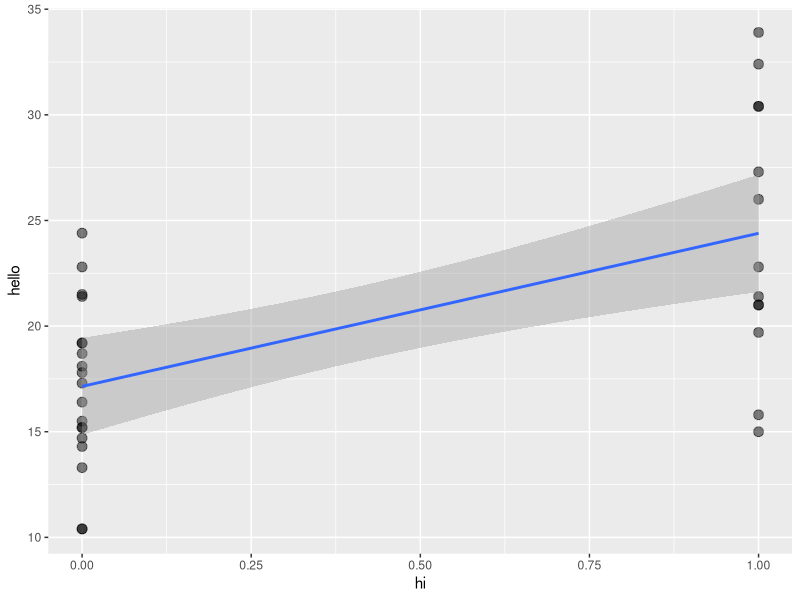
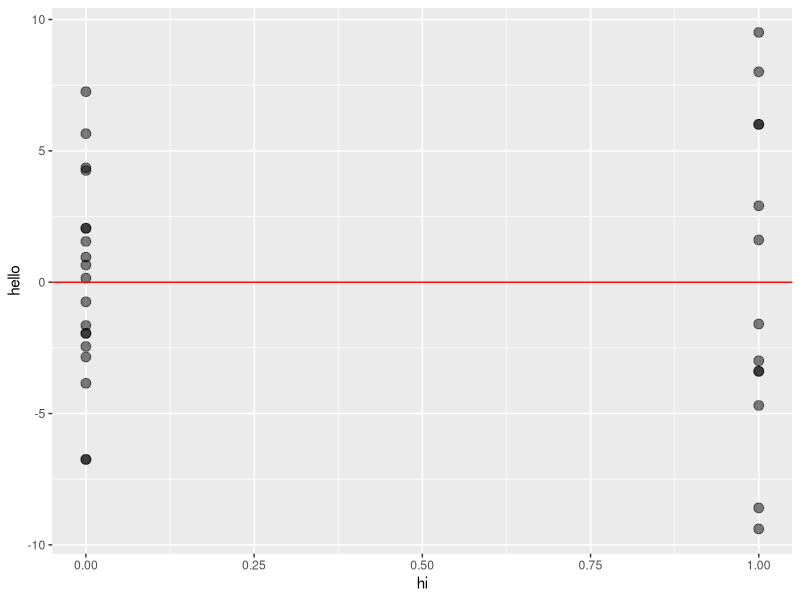

These charts were generated, in order, by the following R code:
## ---- chunk 1
library(ggplot2)
DF <- data.frame(mtcars) #grab data as data.frame
## ---- chunk 2
#plot the data and a linear fit
ggplot(DF, aes(x = am, y = mpg)) + 
        geom_point(alpha = 0.5, cex = 3) + 
        geom_smooth(method = "lm") +
        ylab(label = "hello") +
        xlab(label = "hi")
## ---- chunk 3
#fit a linear model
fit <- lm(mpg ~ am, data = DF)
summary(fit)
## ---- chunk 4
#plot the residuals
ggplot(fit, aes(x = DF$am, y = resid(fit))) + 
        geom_point(alpha = 0.5, cex = 3) + 
        geom_hline(yintercept=0, color="red") +
        ylab(label = "hello") +
        xlab(label = "hi")
## ---- chunk 5

